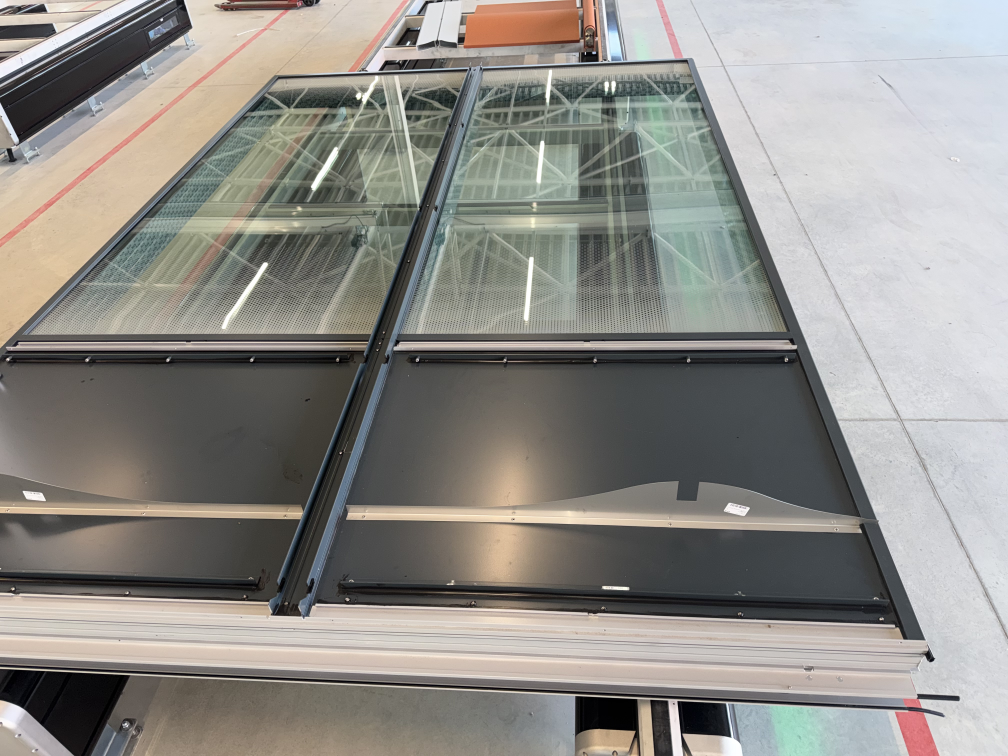
#> input picture app/backend/ai/TRAIN_JPG/negative/IMG_5398 2.jpg, 4032 x 3024 px (shown at 1/4 size); its folder holds only this picture in this run
$ python -i seal_detector.py   (imports and definitions only)
#> lines starting #> are read from the running program, lines starting #| are printed output that depends on the picture; after the words box and inside, x2 and y2 are one past the last pixel; in counts of white or black regions, pixels touching at a corner belong together
"""
Seal (Brtva) Defect Detection

Detects:
1. Missing seals (no black regions where expected)
2. Damaged/torn seals (irregular edges, gaps in seal line)

SAM segments seals as BLACK regions.
"""

import cv2
import numpy as np
import os
import json
from typing import Dict, List, Tuple


ZONES = {
    "top-left": (0.0, 0.0, 0.33, 0.33),
    "top-center": (0.33, 0.0, 0.66, 0.33),
    "top-right": (0.66, 0.0, 1.0, 0.33),
    "center-left": (0.0, 0.33, 0.33, 0.66),
    "center": (0.33, 0.33, 0.66, 0.66),
    "center-right": (0.66, 0.33, 1.0, 0.66),
    "bottom-left": (0.0, 0.66, 0.33, 1.0),
    "bottom-center": (0.33, 0.66, 0.66, 1.0),
    "bottom-right": (0.66, 0.66, 1.0, 1.0),
}


def get_zone(x: float, y: float, w: int, h: int) -> str:
    """Get zone name for a point."""
    nx, ny = x / w, y / h
    for zone_name, (x1, y1, x2, y2) in ZONES.items():
        if x1 <= nx <= x2 and y1 <= ny <= y2:
            return zone_name
    return "unknown"


def extract_seal_mask(img: np.ndarray) -> np.ndarray:
    """Extract seal regions from segmented image (black/dark areas)."""
    hsv = cv2.cvtColor(img, cv2.COLOR_BGR2HSV)
    # Black = seals in SAM output (low saturation, low value)
    mask = cv2.inRange(hsv, np.array([0, 0, 0]), np.array([180, 80, 60]))
    return mask


def analyze_seal_continuity(seal_mask: np.ndarray) -> Dict:
    """
    Analyze if seals are continuous or have breaks/tears.
    Seals should be continuous lines along edges.
    """
    h, w = seal_mask.shape

    # Find contours of seal regions
    contours, _ = cv2.findContours(seal_mask, cv2.RETR_EXTERNAL, cv2.CHAIN_APPROX_SIMPLE)

    seal_info = {
        'total_seal_pixels': int(np.sum(seal_mask > 0)),
        'num_seal_segments': len(contours),
        'segments': []
    }

    for cnt in contours:
        area = cv2.contourArea(cnt)
        if area < 50:  # Skip tiny noise
            continue

        # Get bounding box
        x, y, bw, bh = cv2.boundingRect(cnt)

        # Calculate aspect ratio - seals are usually elongated
        aspect_ratio = max(bw, bh) / max(min(bw, bh), 1)

        # Perimeter
        perimeter = cv2.arcLength(cnt, True)

        # Compactness (4*pi*area / perimeter^2) - lower = more elongated
        compactness = 4 * np.pi * area / (perimeter * perimeter) if perimeter > 0 else 0

        center_x, center_y = x + bw/2, y + bh/2
        zone = get_zone(center_x, center_y, w, h)

        seal_info['segments'].append({
            'area': area,
            'bbox': (x, y, bw, bh),
            'aspect_ratio': aspect_ratio,
            'compactness': compactness,
            'zone': zone,
            'is_elongated': aspect_ratio > 3,  # Seals are usually elongated
        })

    return seal_info


def detect_seal_damage(img: np.ndarray, seal_mask: np.ndarray) -> List[Dict]:
    """
    Detect damaged/torn seals by analyzing edge irregularity.
    Damaged seals have rough, irregular edges.
    """
    damages = []
    h, w = img.shape[:2]

    # Find edges within seal regions
    edges = cv2.Canny(seal_mask, 50, 150)

    # Look for areas with high edge density (irregular seal edges)
    kernel = np.ones((15, 15), np.float32) / 225
    edge_density = cv2.filter2D(edges.astype(np.float32), -1, kernel)

    # High edge density in seal areas = potential damage
    seal_edge_density = edge_density * (seal_mask > 0).astype(np.float32)

    # Find regions with high edge density
    threshold = np.percentile(seal_edge_density[seal_mask > 0], 95) if np.any(seal_mask > 0) else 100
    damage_mask = (seal_edge_density > threshold).astype(np.uint8) * 255

    contours, _ = cv2.findContours(damage_mask, cv2.RETR_EXTERNAL, cv2.CHAIN_APPROX_SIMPLE)

    for cnt in contours:
        area = cv2.contourArea(cnt)
        if area < 100:
            continue

        x, y, bw, bh = cv2.boundingRect(cnt)
        center_x, center_y = x + bw/2, y + bh/2
        zone = get_zone(center_x, center_y, w, h)

        damages.append({
            'type': 'torn',
            'bbox': (x, y, bw, bh),
            'area': area,
            'zone': zone
        })

    return damages


def detect_seal_defects(image_path: str) -> Dict:
    """
    Main function to detect seal defects in a segmented image.
    Returns ONE defect per type (missing or damaged).
    """
#> called with image_path = '../TRAIN_JPG/negative/IMG_5398 2.jpg'
    img = cv2.imread(image_path)
#> img is the input picture: shape (3024, 4032, 3); mean B, G, R 137.2, 142.1, 144.2
    if img is None:
        return {'error': f'Could not load {image_path}', 'defects': []}

    h, w = img.shape[:2]

    # Extract seal mask (black regions)
    seal_mask = extract_seal_mask(img)
#> in extract_seal_mask, `mask = cv2.inRange(hsv, np.array([0, 0, 0]), np.array([180, 80, 60]))`:
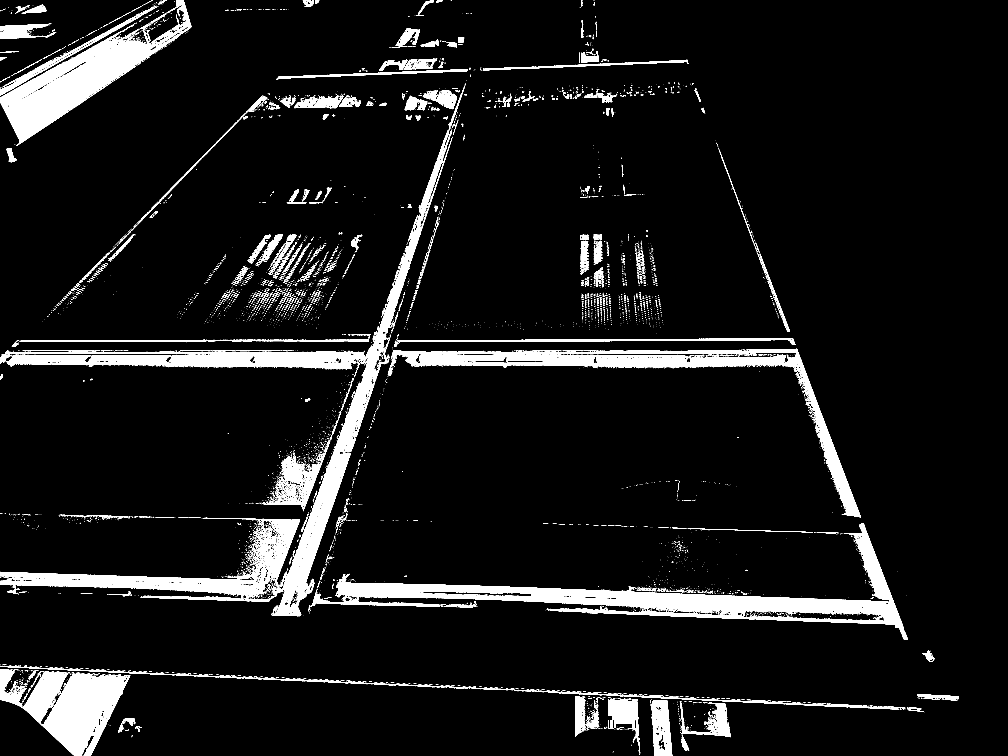
#> mask: shape (3024, 4032) (shown at 1/4 size); 7.6% white; 7761 white regions (7007 under 20 px)
    total_seal = np.sum(seal_mask > 0)
#> total_seal = 923182

    defects = []

    # Analyze seal continuity
    seal_info = analyze_seal_continuity(seal_mask)
#> in analyze_seal_continuity, `contours, _ = cv2.findContours(seal_mask, cv2.RETR_EXTERNAL, cv2.CHAIN..`: contours = 7391 contours, 7032 with area under 20; largest, box (x1, y1, x2, y2) and area: (1249, 2093, 3632, 2558) 179018, (0, 351, 1858, 2465) 176130, (1552, 1394, 3444, 2070) 112474, (0, 0, 766, 584) 105322, (0, 2676, 521, 3024) 89546
#> in analyze_seal_continuity, `seal_info = { 'total_seal_pixels': int(np.sum(seal_mask > 0)), 'num_se..`: seal_info = {'total_seal_pixels': 923182, 'num_seal_segments': 7391, 'segments': []}
#> the loop in analyze_seal_continuity, `for cnt in contours:` made 7391 passes
#> (area, x, y, bw, bh, aspect_ratio, perimeter, compactness) on passes 14, 25: (81, 2553, 2951, 6, 57, 9.5, 132.4, 0.058), (697, 2726, 2937, 31, 67, 2.16, 203, 0.213)
#> seal_info = 3 items

    # Check for missing seals - if very few seal pixels detected
    seal_coverage = total_seal / (w * h)
#> seal_coverage = 0.0757

    # Analyze per zone
    zone_seal_coverage = {}
    for zone_name, (x1, y1, x2, y2) in ZONES.items():
        px1, py1 = int(x1 * w), int(y1 * h)
        px2, py2 = int(x2 * w), int(y2 * h)

        zone_mask = seal_mask[py1:py2, px1:px2]
        zone_area = (px2 - px1) * (py2 - py1)
        zone_seal_coverage[zone_name] = np.sum(zone_mask > 0) / zone_area if zone_area > 0 else 0
#> after the loop, zone_seal_coverage = 9 items

    # Find zone with lowest coverage (potential missing seal)
    if zone_seal_coverage:
        avg_coverage = np.mean(list(zone_seal_coverage.values()))
#> avg_coverage = 0.0758

        # Find zones with significantly lower coverage
        missing_zones = [(z, c) for z, c in zone_seal_coverage.items()
                        if avg_coverage > 0.005 and c < avg_coverage * 0.1]
#> missing_zones = [('top-right', 0.00183)]

        if missing_zones:
            # Report ONE missing seal (worst zone)
            worst_zone, worst_coverage = min(missing_zones, key=lambda x: x[1])
#> worst_zone = 'top-right'; worst_coverage = 0.00183
            defects.append({
                'component': 'seal',
                'type': 'missing',
                'location': worst_zone,
                'confidence': 0.75,
                'details': f'coverage: {worst_coverage*100:.1f}%'
            })

    # Detect seal damage/tears
    damages = detect_seal_damage(img, seal_mask)
#> in detect_seal_damage, `edges = cv2.Canny(seal_mask, 50, 150)`:
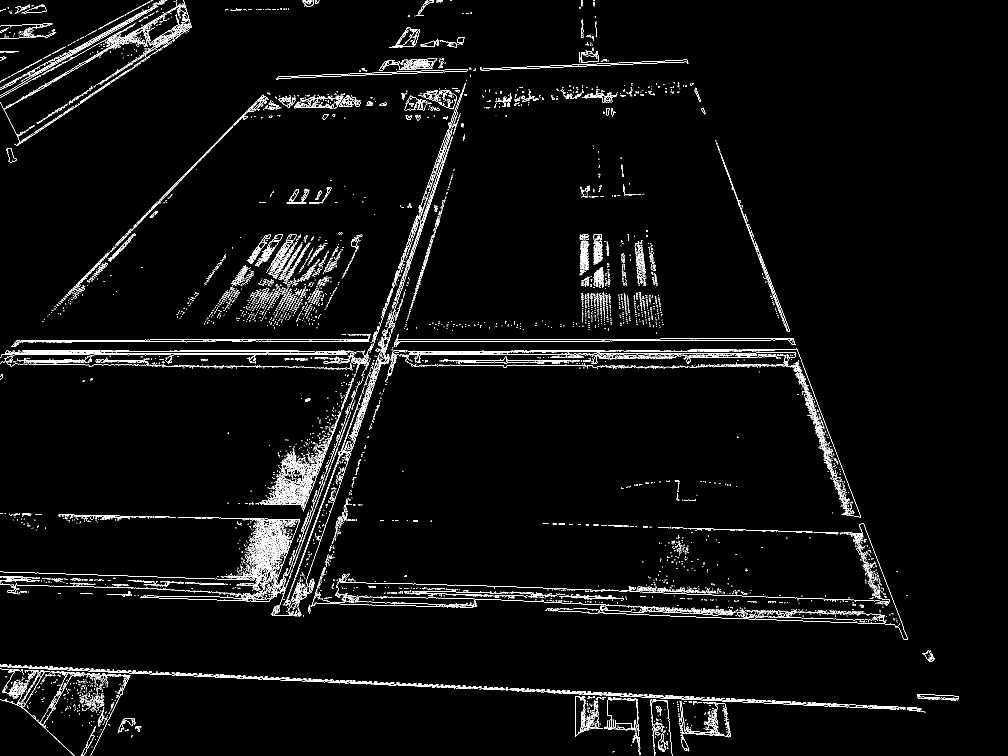
#> edges: shape (3024, 4032) (shown at 1/4 size); 1.8% white in thin lines or dots
#> in detect_seal_damage, `edge_density = cv2.filter2D(edges.astype(np.float32), -1, kernel)`:
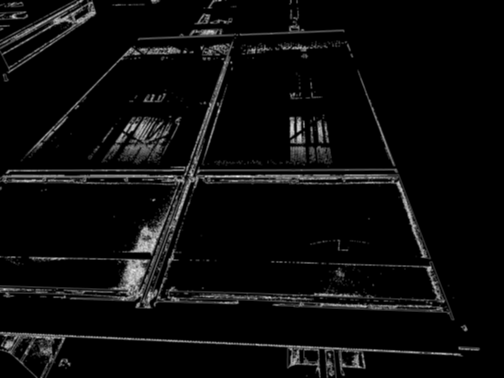
#> edge_density: shape (3024, 4032) float32 (shown at 1/8 size); min -2.84e-14, max 103.1, mean 4.6; drawn with min black and max white
#> in detect_seal_damage, `seal_edge_density = edge_density * (seal_mask > 0).astype(np.float32)`:
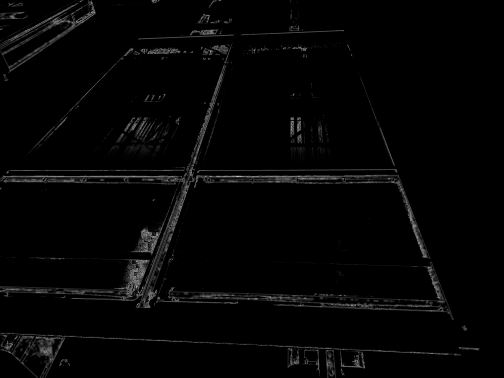
#> seal_edge_density: shape (3024, 4032) float32 (shown at 1/8 size); min -2.13e-14, max 103.1, mean 1.9; drawn with min black and max white
#> in detect_seal_damage, `threshold = np.percentile(seal_edge_density[seal_mask > 0], 95) if np...`: threshold = 62.33
#> in detect_seal_damage, `damage_mask = (seal_edge_density > threshold).astype(np.uint8) * 255`:
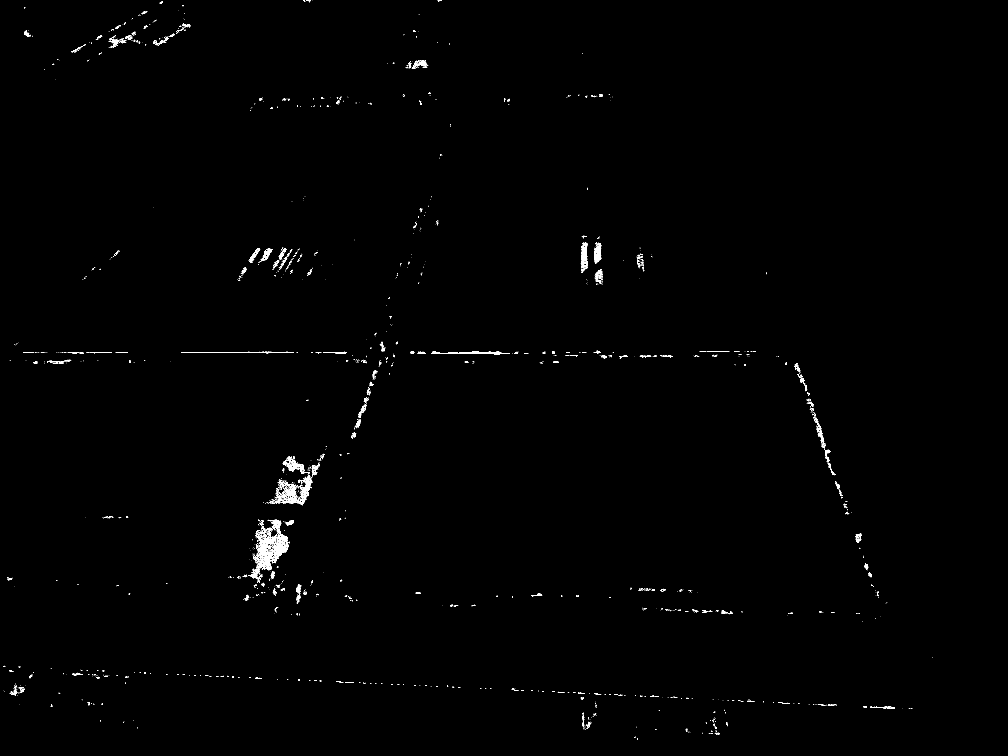
#> damage_mask: shape (3024, 4032) (shown at 1/4 size); 0.36% white in thin lines or dots
#> in detect_seal_damage, `contours, _ = cv2.findContours(damage_mask, cv2.RETR_EXTERNAL, cv2.CHA..`: contours = 2480 contours, 2286 with area under 20; largest, box (x1, y1, x2, y2) and area: (1092, 2137, 1156, 2227) 2364, (1035, 2144, 1103, 2271) 2188, (2378, 972, 2405, 1050) 1291, (2324, 970, 2352, 1069) 1074, (1726, 1405, 2040, 1417) 1069
#> the loop in detect_seal_damage, `for cnt in contours:` made 2480 passes
#> area on passes 8, 35, 43: 54, 22, 25
#> after the loop in detect_seal_damage, `for cnt in contours:`: damages = 35 items
#> damages = 35 items

    if damages:
        # Report ONE damaged seal (largest damage area)
        worst_damage = max(damages, key=lambda d: d['area'])
#> worst_damage = {'type': 'torn', 'bbox': (1092, 2137, 64, 90), 'area': 2364, 'zone': 'bottom-left'}
        # Only if damage is significant
        if worst_damage['area'] > 500:
            defects.append({
                'component': 'seal',
                'type': 'damaged',
                'location': worst_damage['zone'],
                'confidence': 0.75,
                'details': f"area: {worst_damage['area']:.0f}px²"
            })

    return {
        'image': os.path.basename(image_path),
        'seal_pixels': int(total_seal),
        'seal_coverage': float(seal_coverage),
        'num_seal_segments': seal_info['num_seal_segments'],
        'defects': defects
    }


# [28 lines left out: function main, not called in this run]


# [2 lines not run here, left out]

>>> result = detect_seal_defects('../TRAIN_JPG/negative/IMG_5398 2.jpg')
#> result = 5 items

$ run again, on app/backend/ai/TRAIN_JPG/negative/IMG_5471 3.jpg
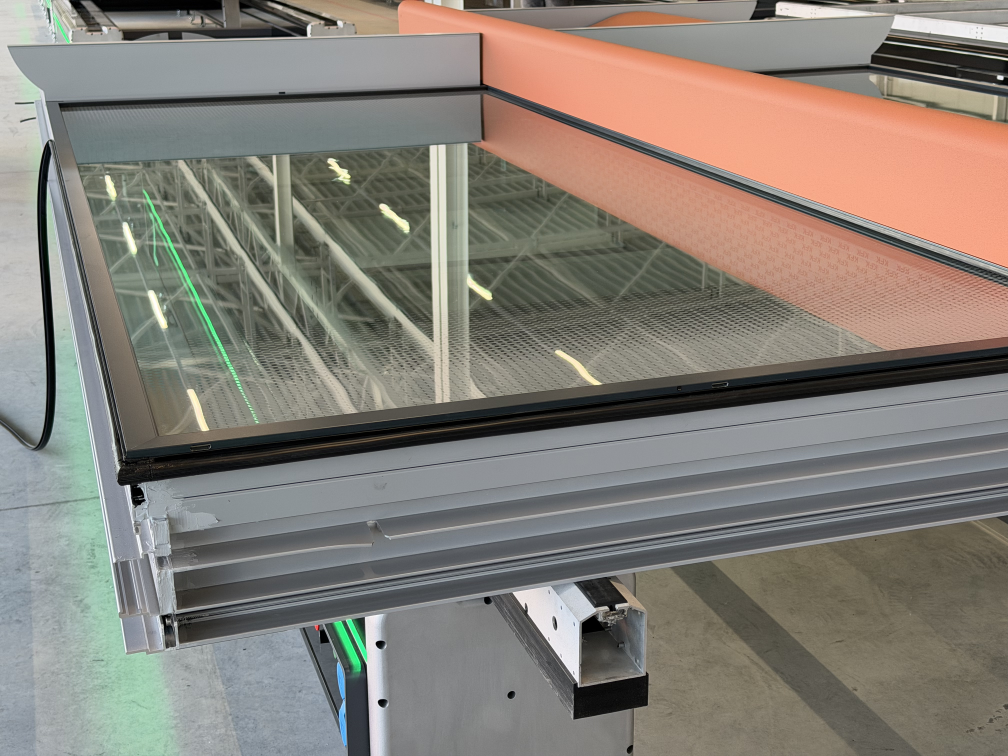
#> input picture app/backend/ai/TRAIN_JPG/negative/IMG_5471 3.jpg, 4032 x 3024 px (shown at 1/4 size)
#> in detect_seal_defects, img is the input picture: shape (3024, 4032, 3); mean B, G, R 119.8, 127.9, 134.1
#> hsv: shape (3024, 4032, 3); mean H, S, V 54.7, 39.3, 139.6
#> in extract_seal_mask, `mask = cv2.inRange(hsv, np.array([0, 0, 0]), np.array([180, 80, 60]))`:
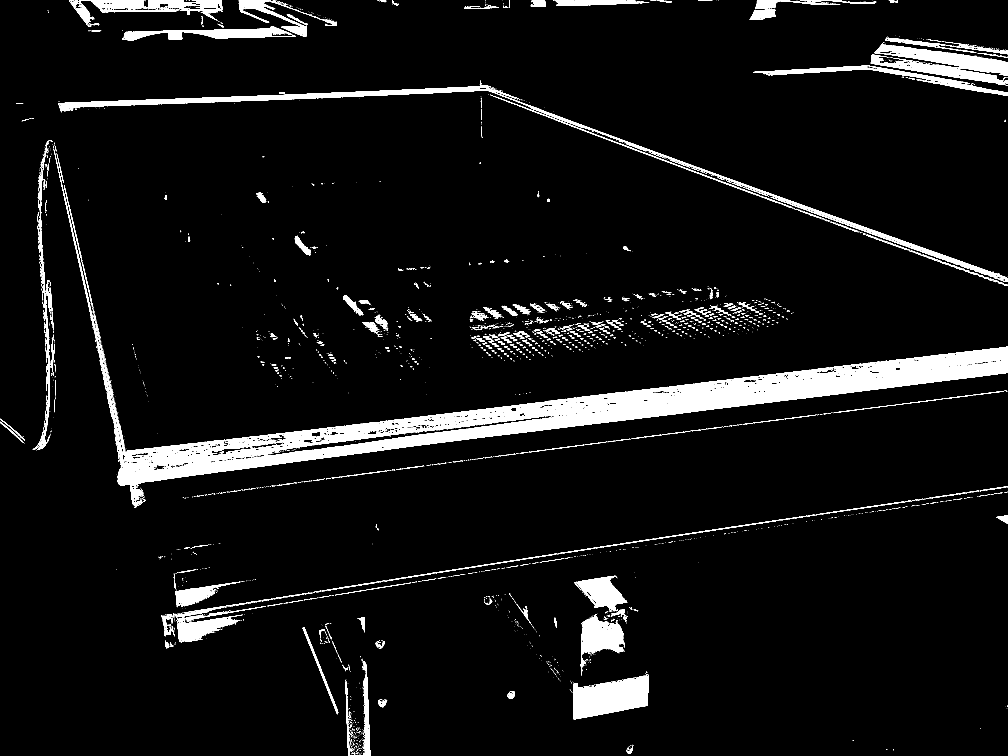
#> mask: shape (3024, 4032) (shown at 1/4 size); 5.9% white; 4220 white regions (3535 under 20 px)
#> total_seal = 719190
#> in analyze_seal_continuity, `contours, _ = cv2.findContours(seal_mask, cv2.RETR_EXTERNAL, cv2.CHAIN..`: contours = 3854 contours, 3450 with area under 20; largest, box (x1, y1, x2, y2) and area: (214, 594, 4032, 2032) 413149, (234, 321, 4032, 1121) 51049, (3483, 171, 4032, 343) 38428, (2293, 2696, 2594, 2878) 35526, (277, 0, 889, 101) 25844
#> in analyze_seal_continuity, `seal_info = { 'total_seal_pixels': int(np.sum(seal_mask > 0)), 'num_se..`: seal_info = {'total_seal_pixels': 719190, 'num_seal_segments': 3854, 'segments': []}
#> the loop in analyze_seal_continuity, `for cnt in contours:` made 3854 passes
#> area on pass 39: 21.5
#> in detect_seal_defects, `seal_info = analyze_seal_continuity(seal_mask)`: seal_info = 3 items
#> seal_coverage = 0.059
#> after the loop in detect_seal_defects, `for zone_name, (x1, y1, x2, y2) in ZONES.items():`: zone_seal_coverage = 9 items
#> avg_coverage = 0.0593
#> missing_zones = [('bottom-right', 0.00302)]
#> worst_zone = 'bottom-right'; worst_coverage = 0.00302
#> edges: shape (3024, 4032); 1.4% white in thin lines or dots
#> threshold = 58.93
#> in detect_seal_damage, `damage_mask = (seal_edge_density > threshold).astype(np.uint8) * 255`:
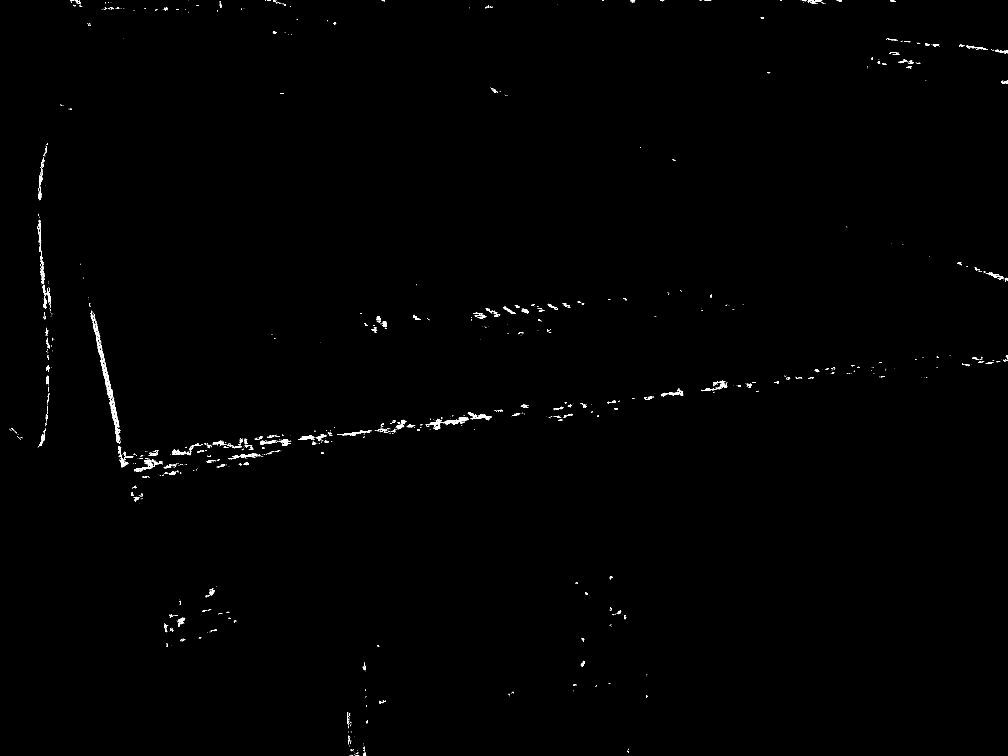
#> damage_mask: shape (3024, 4032) (shown at 1/4 size); 0.29% white in thin lines or dots
#> in detect_seal_damage, `contours, _ = cv2.findContours(damage_mask, cv2.RETR_EXTERNAL, cv2.CHA..`: contours = 1707 contours, 1498 with area under 20; largest, box (x1, y1, x2, y2) and area: (362, 1242, 479, 1774) 2338, (537, 1845, 620, 1886) 671, (1871, 1648, 1966, 1677) 543, (1768, 1669, 1874, 1698) 512, (417, 1446, 449, 1593) 440
#> the loop in detect_seal_damage, `for cnt in contours:` made 1707 passes
#> area on pass 44: 32.5
#> after the loop in detect_seal_damage, `for cnt in contours:`: damages = 42 items
#> worst_damage = {'type': 'torn', 'bbox': (362, 1242, 117, 532), 'area': 2338, 'zone': 'center-left'}
#> result = 5 items
